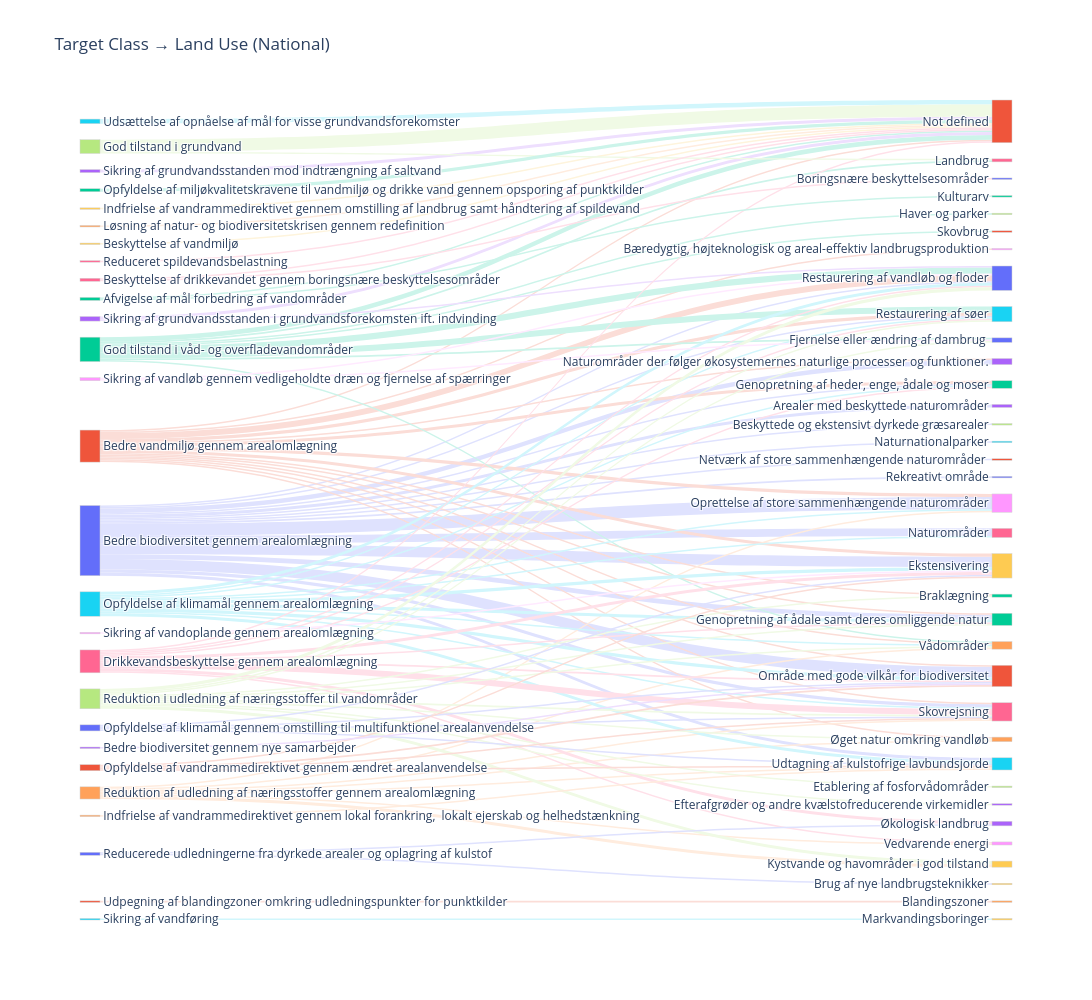

The cell this chart's notebook holds for it:
### Code cell
# Brug Plotlys palette
node_colors = plotly.colors.qualitative.Plotly

# Tildel farver til unikke labels (noder)
color_map = {label: node_colors[i % len(node_colors)] for i, label in enumerate(unique_labels)}

# Liste med farver i samme rækkefølge som unique_labels
node_colors_list = [color_map[label] for label in unique_labels]


# Funktion til at lysne farver (uden brug af gennemsigtighed)
def lighten(hex_color, factor=0.5):
    from plotly.colors import hex_to_rgb
    r, g, b = hex_to_rgb(hex_color)
    r = int(r + (255 - r) * factor)
    g = int(g + (255 - g) * factor)
    b = int(b + (255 - b) * factor)
    return f'rgb({r},{g},{b})'

# Lysnet farve til hver link ud fra source-node
link_colors = [lighten(node_colors_list[src], factor=0.8) for src in all_links['source']]



# Trin 3: Sankey-diagram
fig = go.Figure(data=[go.Sankey(
    arrangement='snap',
    node=dict(
        pad=90,
        thickness=20,
        line=dict(color="lightgray", width=0.5),
        label=list(unique_labels),
        color=node_colors_list
    ),
    link=dict(
        source=all_links['source'],
        target=all_links['target'],
        value=all_links['value'],
        color=link_colors
    )
)])
fig.update_layout(title_text="Target Class → Land Use (National)", font_size=12, height=1000, width=1500)
fig.show()

### Figure 1 — Plotly figure (JSON) as saved in the notebook; plotly's stock layout.template omitted (floating-point values rounded to 4 significant figures; data arrays with more than 128 entries replaced by an {"elided": "..."} marker saying what was removed)
{"data": [{"arrangement": "snap", "link": {"color": ["rgb(223,226,254)", "rgb(223,226,254)", "rgb(223,226,254)", "rgb(223,226,254)", "rgb(223,226,254)", "rgb(223,226,254)", "rgb(223,226,254)", "rgb(223,226,254)", "rgb(223,226,254)", "rgb(223,226,254)", "rgb(223,226,254)", "rgb(223,226,254)", "rgb(223,226,254)", "rgb(223,226,254)", "rgb(223,226,254)", "rgb(223,226,254)", "rgb(251,221,215)", "rgb(251,221,215)", "rgb(251,221,215)", "rgb(251,221,215)", "rgb(251,221,215)", "rgb(251,221,215)", "rgb(251,221,215)", "rgb(251,221,215)", "rgb(251,221,215)", "rgb(251,221,215)", "rgb(251,221,215)", "rgb(251,221,215)", "rgb(251,221,215)", "rgb(251,221,215)", "rgb(204,244,234)", "rgb(204,244,234)", "rgb(204,244,234)", "rgb(204,244,234)", "rgb(204,244,234)", "rgb(204,244,234)", "rgb(204,244,234)", "rgb(204,244,234)", "rgb(238,223,254)", "rgb(238,223,254)", "rgb(255,236,222)", "rgb(255,236,222)", "rgb(255,236,222)", "rgb(255,236,222)", "rgb(255,236,222)", "rgb(255,236,222)", "rgb(255,236,222)", "rgb(209,246,252)", "rgb(209,246,252)", "rgb(209,246,252)", "rgb(209,246,252)", "rgb(209,246,252)", "rgb(209,246,252)", "rgb(209,246,252)", "rgb(209,246,252)", "rgb(209,246,252)", "rgb(209,246,252)", "rgb(209,246,252)", "rgb(255,224,233)", "rgb(255,224,233)", "rgb(255,224,233)", "rgb(255,224,233)", "rgb(255,224,233)", "rgb(255,224,233)", "rgb(255,224,233)", "rgb(255,224,233)", "rgb(255,224,233)", "rgb(255,224,233)", "rgb(240,250,229)", "rgb(240,250,229)", "rgb(240,250,229)", "rgb(240,250,229)", "rgb(240,250,229)", "rgb(240,250,229)", "rgb(240,250,229)", "rgb(240,250,229)", "rgb(240,250,229)", "rgb(240,250,229)", "rgb(240,250,229)", "rgb(255,234,255)", "rgb(255,234,255)", "rgb(254,244,220)", "rgb(223,226,254)", "rgb(223,226,254)", "rgb(251,221,215)", "rgb(204,244,234)", "rgb(204,244,234)", "rgb(238,223,254)", "rgb(255,236,222)", "rgb(209,246,252)", "rgb(255,224,233)", "rgb(255,224,233)", "rgb(240,250,229)", "rgb(240,250,229)", "rgb(255,234,255)", "rgb(254,244,220)", "rgb(223,226,254)", "rgb(223,226,254)", "rgb(223,226,254)", "rgb(223,226,254)", "rgb(251,221,215)", "rgb(251,221,215)", "rgb(251,221,215)", "rgb(251,221,215)", "rgb(204,244,234)", "rgb(238,223,254)", "rgb(255,236,222)", "rgb(209,246,252)", "rgb(255,224,233)"], "source": [0, 0, 0, 0, 0, 0, 0, 0, 0, 0, 0, 0, 0, 0, 0, 0, 1, 1, 1, 1, 1, 1, 1, 1, 1, 1, 1, 1, 1, 1, 2, 2, 2, 2, 2, 2, 2, 2, 3, 3, 4, 4, 4, 4, 4, 4, 4, 5, 5, 5, 5, 5, 5, 5, 5, 5, 5, 5, 6, 6, 6, 6, 6, 6, 6, 6, 6, 6, 7, 7, 7, 7, 7, 7, 7, 7, 7, 7, 7, 8, 8, 9, 10, 10, 11, 12, 12, 13, 14, 15, 16, 16, 17, 17, 18, 19, 20, 20, 20, 20, 21, 21, 21, 21, 22, 23, 24, 25, 26], "target": [129, 130, 132, 133, 135, 136, 137, 138, 141, 142, 145, 146, 151, 153, 155, 160, 129, 130, 131, 132, 134, 135, 136, 138, 141, 142, 152, 153, 154, 158, 130, 131, 135, 140, 147, 154, 156, 161, 130, 131, 134, 136, 138, 139, 148, 154, 155, 129, 130, 132, 135, 136, 138, 141, 142, 146, 154, 155, 129, 130, 131, 132, 135, 136, 141, 142, 143, 148, 130, 132, 134, 135, 136, 139, 140, 152, 154, 157, 163, 130, 140, 131, 143, 149, 144, 131, 162, 131, 131, 131, 131, 150, 131, 156, 129, 131, 129, 136, 141, 155, 129, 136, 141, 155, 131, 141, 155, 159, 131], "value": [7, 1, 3, 2, 1, 2, 1, 8, 7, 1, 1, 5, 1, 3, 2, 1, 2, 4, 1, 1, 1, 2, 1, 2, 1, 2, 1, 1, 1, 1, 4, 3, 4, 1, 1, 1, 1, 1, 1, 2, 1, 1, 1, 2, 1, 1, 1, 2, 2, 2, 1, 1, 1, 2, 1, 1, 1, 2, 2, 1, 1, 1, 1, 4, 1, 1, 2, 1, 2, 1, 1, 1, 1, 2, 1, 1, 1, 1, 1, 1, 1, 1, 1, 1, 1, 1, 1, 2, 1, 3, 1, 1, 8, 1, 1, 1, 1, 1, 1, 1, 1, 1, 1, 1, 2, 1, 1, 1, 1]}, "node": {"color": {"elided": "164 str values"}, "label": {"elided": "164 str values"}, "line": {"color": "lightgray", "width": 0.5}, "pad": 90, "thickness": 20}, "type": "sankey"}], "layout": {"font": {"size": 12}, "height": 1000, "title": {"text": "Target Class → Land Use (National)"}, "width": 1500}}
